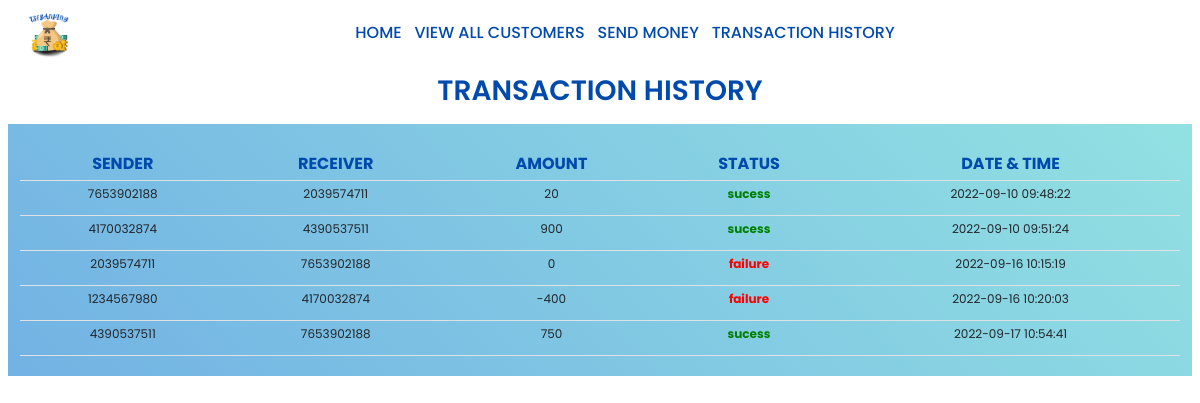
The page /site/operations/transacthistory.php on the database its author committed.
### tables this page shows
CREATE TABLE `transact` (
  `id` int(11) NOT NULL,
  `sender` varchar(10) NOT NULL,
  `receiver` varchar(10) NOT NULL,
  `amount` bigint(20) NOT NULL,
  `status` varchar(10) NOT NULL,
  `datentime` datetime NOT NULL DEFAULT current_timestamp()
);

### site/operations/transacthistory.php (the view, shortened to what this page needs)
<!DOCTYPE html>
<html lang="en">
<head>
    <link href="https://cdn.jsdelivr.net/npm/bootstrap@5.2.1/dist/css/bootstrap.min.css" rel="stylesheet">
    <link rel="stylesheet" href="../css/header_style.css">
    <link rel="stylesheet" href="../css/sm_style.css">
    <link rel="stylesheet" href="https://unpkg.com/swiper@8/swiper-bundle.min.css"/>
    <link rel="stylesheet" href="https://cdnjs.cloudflare.com/ajax/libs/font-awesome/4.7.0/css/font-awesome.min.css">
    <link rel="stylesheet" href="https://cdnjs.cloudflare.com/ajax/libs/font-awesome/5.15.4/css/all.min.css">
</head>
<body>
    <?php include '../spinner.php'; include '../connection.php' ?>
    <header class="header" style="position:sticky;top:0;left:0;right:0; background:rgba(255, 255, 255, 0.912); z-index: 1000; display: flex; align-items: center; justify-content: space-between;padding: 1rem 2%;">
        <img src="../images/TSFlogo.png" alt="Logo" style="width:6.25rem;">
        <nav class="navbar">
            <a href="../index.php">HOME</a>
            <a href="../operations/viewcustomer.php">VIEW ALL CUSTOMERS</a>
            <a href="../operations/moneysend.php">SEND MONEY</a>
            <a href="../operations/transacthistory.php">TRANSACTION HISTORY</a>
        </nav>
    </header>
    <h2 class="heading">TRANSACTION HISTORY</h2>
    <section class="t-con" style="background: linear-gradient(45deg,#72b2e4,#92e1e2);">
        <br>
        <table class="table">
            <thead>
                <tr>
                    <th>SENDER</th>
                    <th>RECEIVER</th>
                    <th>AMOUNT</th>
                    <th>STATUS</th>
                    <th>DATE & TIME</th>
                </tr>
            </thead>
            <tbody>
                <?php
                $sql = "SELECT * FROM transact";
                $result = mysqli_query($conn, $sql);
                while ($row = $result->fetch_assoc()) {
                    if (!(empty($row['sender']) && empty($row['receiver']) && empty($row['amount']))) {
                        echo '
                        <tr>
                            <td>' . $row['sender'] . '</td>
                            <td>' . $row['receiver'] . '</td>
                            <td>' . $row['amount'] . '</td>
                            <td>';
                            if ($row['status'] == "success") {
                                echo '<b><p style="color:green;">sucess</p></b>';
                            } else {
                                echo '<b><p style="color:red;">failure</p></b>';
                            }
                            echo '</td>
                            <td>' . $row['datentime'] . '</td>
                        </tr>';
                    }
                }
                ?>
            </tbody>
        </table>
    </section>
</body>
</html>

### site/spinner.php (shortened to what this page needs)
<html>
<head>
<link rel="stylesheet" href="https://cdnjs.cloudflare.com/ajax/libs/font-awesome/5.15.3/css/all.min.css" />
</head>
<body>
    </body>
</html>

### site/css/header_style.css (style rules this page uses)
@media (max-width:1200px) { html { font-size: 50%; } }

### site/css/sm_style.css (style rules this page uses)
* { margin: 0; padding: 0; box-sizing: border-box; font-family: 'Poppins', sans-serif; }

### site/operations/transacthistory.php (style rules this page uses)
* { margin: 0; padding: 0; font-family: 'Poppins', sans-serif; outline: none; border: none; text-decoration: none; transition: all .4s linear; box-sizing: border-box; }
html { font-size: 60%; overflow-x: hidden; scroll-padding-top: 5rem; scroll-behavior: smooth; }
header .navbar a { color: #004aad; font-size: 2rem; font-weight: 500; margin: 0.8rem; text-decoration: none; }
.heading { padding: 1rem; text-align: center; justify-content: center; font-size: 3.5rem; font-weight: 600; color: #004aad; }
.t-con { margin: 1rem; padding: 1.5rem; }
.table th { color: #004aad; text-align: center; font-size: 2rem; }
.table tr { text-align: center; }
td { font-size: 1.5rem; }
@media (max-width: 1200px) { html { font-size: 50%; } }

### rows shown on the page
transact: sender "7653902188", receiver "2039574711", amount "20", status "sucess", datentime "2022-09-10 09:48:22"
transact: sender "4170032874", receiver "4390537511", amount "900", status "sucess", datentime "2022-09-10 09:51:24"
transact: sender "2039574711", receiver "7653902188", amount "0", status "failure", datentime "2022-09-16 10:15:19"
transact: sender "1234567980", receiver "4170032874", amount "-400", status "failure", datentime "2022-09-16 10:20:03"
transact: sender "4390537511", receiver "7653902188", amount "750", status "sucess", datentime "2022-09-17 10:54:41"
